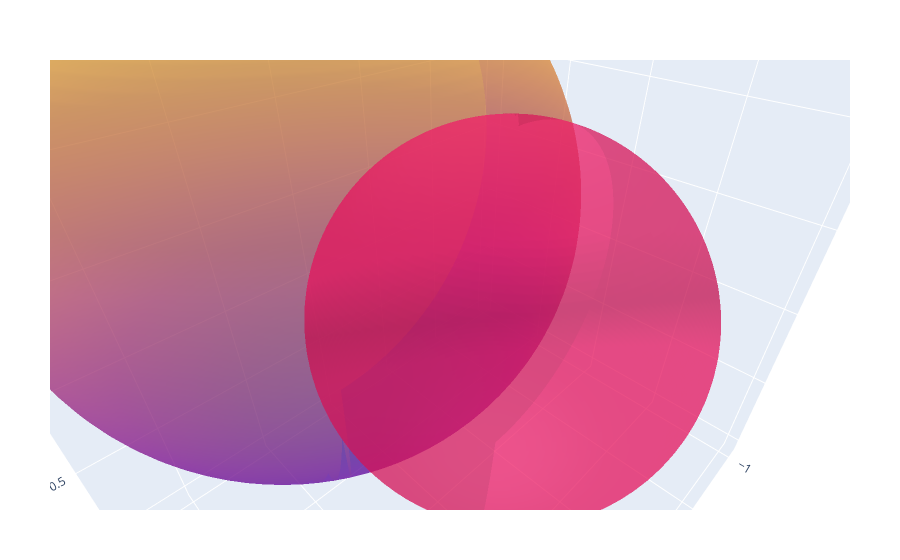

Notebook code cell kept with this figure:
### Code cell
p1 = plotsphere(sphere(0.8,point(1,0,1)),opacity=0.5)
p2 = plotsphere(sphere(),opacity=0.5,colorscale=[[0, "rgb(244,22,100,0.6)"], [1, "rgb(244,22,100,0.6)"]])

plot([p1,p2])

### Figure 1 — Plotly figure (JSON) as saved in the notebook; plotly's stock layout.template omitted (floating-point values rounded to 4 significant figures; data arrays with more than 128 entries replaced by an {"elided": "..."} marker saying what was removed)
{"data": [{"opacity": 0.5, "showscale": false, "type": "surface", "x": {"elided": "100x100 float values"}, "y": {"elided": "100x100 float values"}, "z": {"elided": "100x100 float values"}}, {"colorscale": [[0, "rgb(244,22,100,0.6)"], [1, "rgb(244,22,100,0.6)"]], "opacity": 0.5, "showscale": false, "type": "surface", "x": {"elided": "100x100 float values"}, "y": {"elided": "100x100 float values"}, "z": {"elided": "100x100 float values"}}], "layout": {"autosize": true, "margin": {"b": 50, "l": 50, "r": 50, "t": 60}, "scene": {"aspectmode": "auto", "aspectratio": {"x": 1.119, "y": 0.799, "z": 1.119}, "camera": {"center": {"x": 0, "y": 0, "z": 0}, "eye": {"x": 0.5088, "y": 0.5088, "z": 0.5088}, "projection": {"type": "perspective"}, "up": {"x": 0, "y": 0, "z": 1}}}}}
